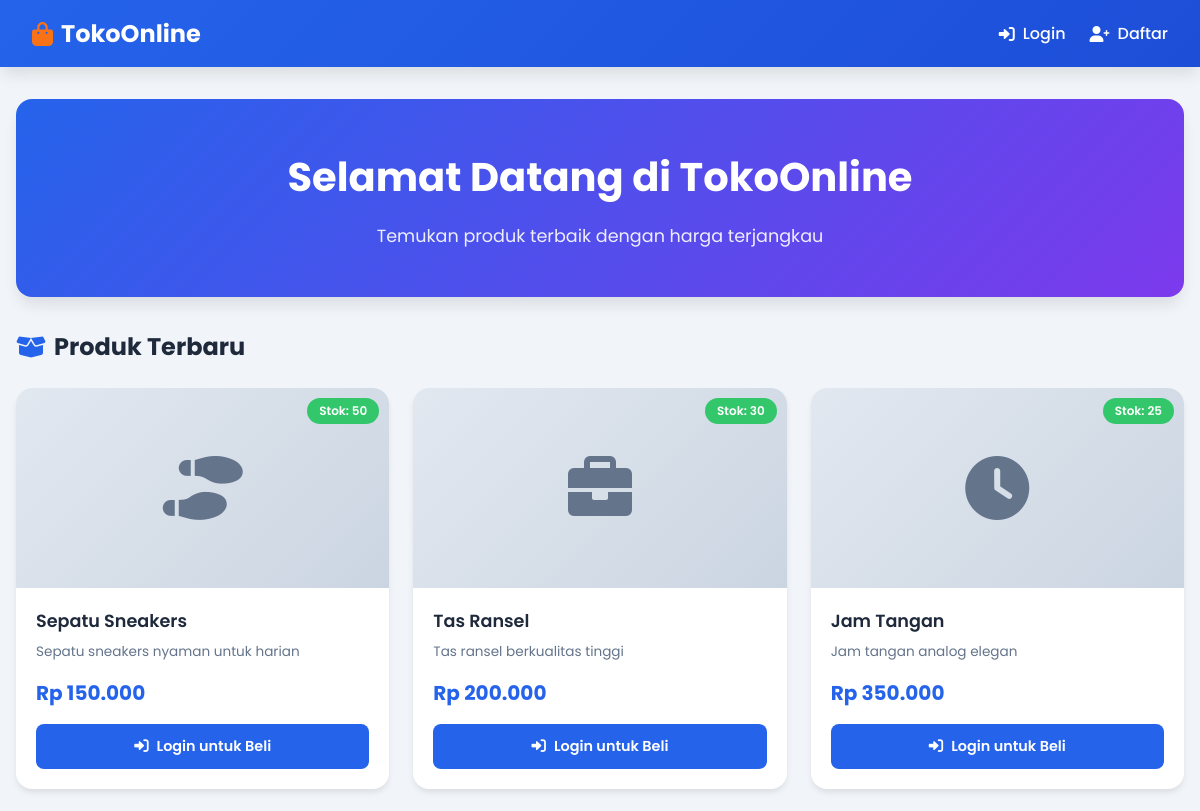
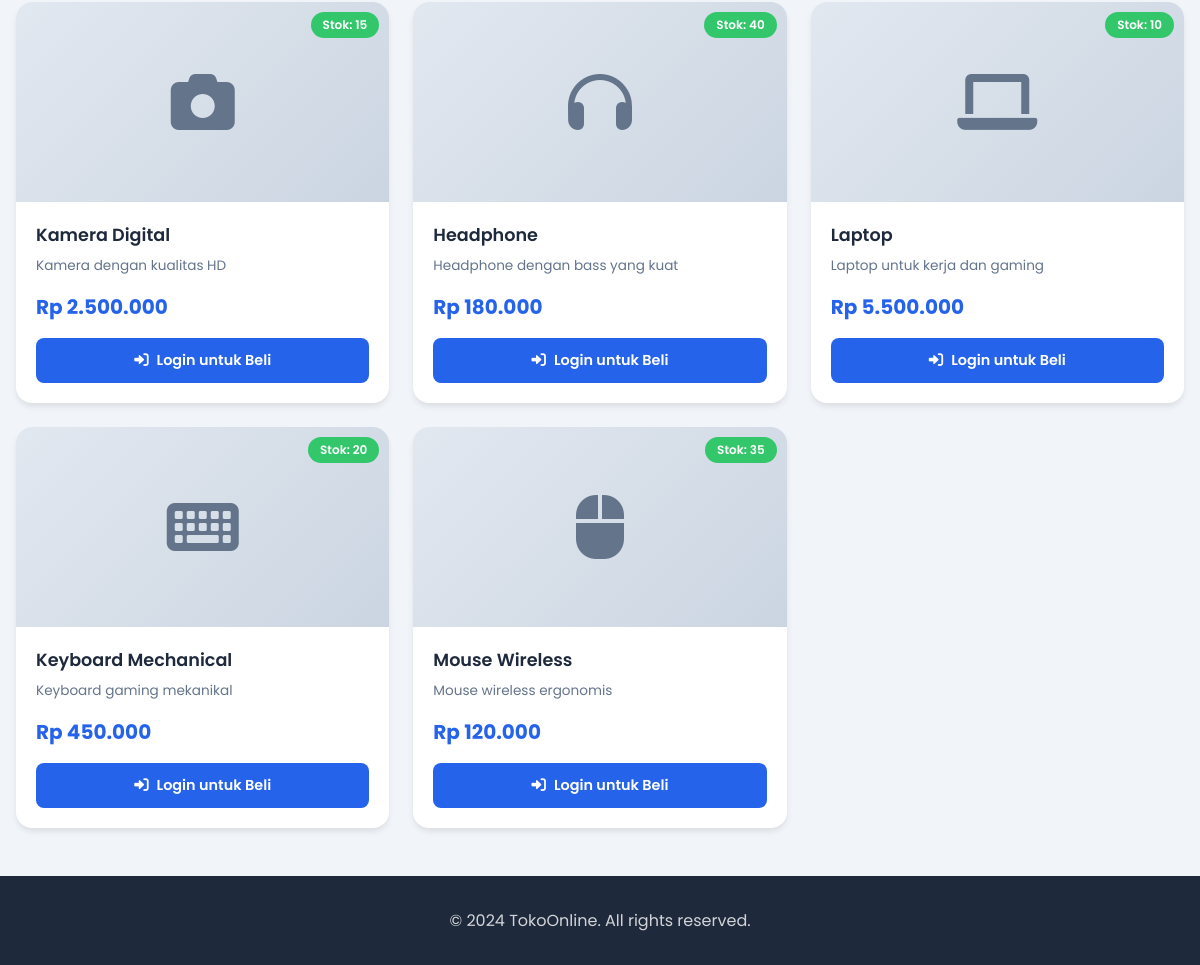
The page / on the database its author committed (2 pictures, top to bottom).
### tables this page shows
CREATE TABLE IF NOT EXISTS produk (
    id INT AUTO_INCREMENT PRIMARY KEY,
    nama_produk VARCHAR(100) NOT NULL,
    deskripsi TEXT,
    harga DECIMAL(10,2) NOT NULL,
    stok INT NOT NULL DEFAULT 0,
    gambar VARCHAR(255) DEFAULT 'default.png',
    created_at TIMESTAMP DEFAULT CURRENT_TIMESTAMP
);

### koneksi.php (called while the page is built, shortened)
<?php
function isLoggedIn() {
    return isset($_SESSION['user_id']);
}
function formatRupiah($angka) {
    return "Rp " . number_format($angka, 0, ',', '.');
}
?>

### index.php (the view, shortened to what this page needs)
<?php
require_once 'koneksi.php';
$stmt = $conn->query("SELECT * FROM produk ORDER BY created_at DESC");
$produk = $stmt->fetchAll();
?>
<!DOCTYPE html>
<html lang="id">
<head>
    <link rel="stylesheet" href="https://cdnjs.cloudflare.com/ajax/libs/font-awesome/6.0.0/css/all.min.css">
</head>
<body>
    <nav class="navbar">
        <div class="navbar-container">
            <a href="index.php" class="logo">
                <i class="fas fa-shopping-bag"></i>
                TokoOnline
            </a>
            <div class="nav-menu">
                <?php if (isLoggedIn()): ?>
                    <?php if (isAdmin()): ?>
                        <a href="admin.php" class="nav-link">
                            <i class="fas fa-cog"></i> Admin
                        </a>
                    <?php endif; ?>
                    <a href="keranjang.php" class="nav-link">
                        <i class="fas fa-shopping-cart"></i> Keranjang
                        <?php
                        $cartCount = 0;
                        if (isLoggedIn()) {
                            $stmt = $conn->prepare("SELECT SUM(jumlah) as total FROM keranjang WHERE user_id = ?");
                            $stmt->execute([$_SESSION['user_id']]);
                            $result = $stmt->fetch();
                            $cartCount = $result['total'] ?? 0;
                        }
                        ?>
                        <?php if ($cartCount > 0): ?>
                            <span class="cart-badge"><?= $cartCount ?></span>
                        <?php endif; ?>
                    </a>
                    <a href="transaksi.php" class="nav-link">
                        <i class="fas fa-receipt"></i> Transaksi
                    </a>
                    <a href="logout.php" class="nav-link">
                        <i class="fas fa-sign-out-alt"></i> Logout
                    </a>
                <?php else: ?>
                    <a href="login.php" class="nav-link">
                        <i class="fas fa-sign-in-alt"></i> Login
                    </a>
                    <a href="register.php" class="nav-link">
                        <i class="fas fa-user-plus"></i> Daftar
                    </a>
                <?php endif; ?>
            </div>
        </div>
    </nav>
    <div class="container">
        <div class="hero">
            <h1>Selamat Datang di TokoOnline</h1>
            <p>Temukan produk terbaik dengan harga terjangkau</p>
        </div>
        <h2 class="section-title">
            <i class="fas fa-box-open"></i> Produk Terbaru
        </h2>
        <div class="product-grid">
            <?php foreach ($produk as $p): ?>
                <div class="product-card">
                    <div class="product-image">
                        <?php if (!empty($p['gambar']) && file_exists('img/' . $p['gambar'])): ?>
                            <img src="img/<?= htmlspecialchars($p['gambar']) ?>" alt="<?= htmlspecialchars($p['nama_produk']) ?>">
                        <?php else: ?>
                        <?php
                        $icon = 'fa-box';
                        if (stripos($p['nama_produk'], 'sepatu') !== false) $icon = 'fa-shoe-prints';
                        elseif (stripos($p['nama_produk'], 'tas') !== false) $icon = 'fa-briefcase';
                        elseif (stripos($p['nama_produk'], 'jam') !== false) $icon = 'fa-clock';
                        elseif (stripos($p['nama_produk'], 'kamera') !== false) $icon = 'fa-camera';
                        elseif (stripos($p['nama_produk'], 'headphone') !== false) $icon = 'fa-headphones';
                        elseif (stripos($p['nama_produk'], 'laptop') !== false) $icon = 'fa-laptop';
                        elseif (stripos($p['nama_produk'], 'keyboard') !== false) $icon = 'fa-keyboard';
                        elseif (stripos($p['nama_produk'], 'mouse') !== false) $icon = 'fa-mouse';
                        ?>
                        <i class="fas <?= $icon ?>"></i>
                        <?php endif; ?>
                        <span class="stok-badge <?= $p['stok'] <= 0 ? 'habis' : '' ?>">
                            <?= $p['stok'] > 0 ? 'Stok: ' . $p['stok'] : 'Habis' ?>
                        </span>
                    </div>
                    <div class="product-info">
                        <h3 class="product-name"><?= htmlspecialchars($p['nama_produk']) ?></h3>
                        <p class="product-desc"><?= htmlspecialchars($p['deskripsi']) ?></p>
                        <div class="product-price"><?= formatRupiah($p['harga']) ?></div>
                        <?php if (isLoggedIn()): ?>
                            <?php if ($p['stok'] > 0): ?>
                                <a href="tambah_keranjang.php?id=<?= $p['id'] ?>" class="btn btn-primary">
                                    <i class="fas fa-cart-plus"></i> Tambah ke Keranjang
                                </a>
                            <?php else: ?>
                                <button class="btn btn-primary" disabled>
                                    <i class="fas fa-times"></i> Stok Habis
                                </button>
                            <?php endif; ?>
                        <?php else: ?>
                            <a href="login.php" class="btn btn-primary">
                                <i class="fas fa-sign-in-alt"></i> Login untuk Beli
                            </a>
                        <?php endif; ?>
                    </div>
                </div>
            <?php endforeach; ?>
        </div>
    </div>
    <footer class="footer">
        <p>&copy; 2024 TokoOnline. All rights reserved.</p>
    </footer>
</body>
</html>

### index.php (style rules this page uses)
:root { --primary: #2563eb; --primary-dark: #1d4ed8; --secondary: #f97316; --dark: #1e293b; --light: #f8fafc; --white: #ffffff; --gray: #64748b; --shadow: 0 4px 6px -1px rgba(0, 0, 0, 0.1); --shadow-lg: 0 10px 15px -3px rgba(0, 0, 0, 0.1); }
* { margin: 0; padding: 0; box-sizing: border-box; font-family: 'Poppins', sans-serif; }
body { background-color: #f1f5f9; min-height: 100vh; }
.navbar { background: linear-gradient(135deg, var(--primary) 0%, var(--primary-dark) 100%); padding: 1rem 2rem; position: sticky; top: 0; z-index: 1000; box-shadow: var(--shadow-lg); }
.navbar-container { max-width: 1200px; margin: 0 auto; display: flex; justify-content: space-between; align-items: center; }
.logo { color: var(--white); font-size: 1.5rem; font-weight: 700; text-decoration: none; display: flex; align-items: center; gap: 0.5rem; }
.logo i { color: var(--secondary); }
.nav-menu { display: flex; align-items: center; gap: 1.5rem; }
.nav-link { color: var(--white); text-decoration: none; font-weight: 500; transition: all 0.3s; display: flex; align-items: center; gap: 0.5rem; }
.container { max-width: 1200px; margin: 2rem auto; padding: 0 1rem; }
.hero { background: linear-gradient(135deg, var(--primary) 0%, #7c3aed 100%); border-radius: 1rem; padding: 3rem 2rem; margin-bottom: 2rem; color: var(--white); text-align: center; box-shadow: var(--shadow-lg); }
.hero h1 { font-size: 2.5rem; margin-bottom: 1rem; }
.hero p { font-size: 1.1rem; opacity: 0.9; }
.section-title { color: var(--dark); font-size: 1.5rem; margin-bottom: 1.5rem; display: flex; align-items: center; gap: 0.5rem; }
.section-title i { color: var(--primary); }
.product-grid { display: grid; grid-template-columns: repeat(auto-fill, minmax(280px, 1fr)); gap: 1.5rem; }
.product-card { background: var(--white); border-radius: 1rem; overflow: hidden; box-shadow: var(--shadow); transition: all 0.3s; position: relative; }
.product-image { width: 100%; height: 200px; background: linear-gradient(135deg, #e2e8f0 0%, #cbd5e1 100%); display: flex; align-items: center; justify-content: center; font-size: 4rem; color: var(--gray); position: relative; overflow: hidden; }
.stok-badge { position: absolute; top: 10px; right: 10px; background: rgba(34, 197, 94, 0.9); color: white; padding: 0.25rem 0.75rem; border-radius: 1rem; font-size: 0.75rem; font-weight: 600; }
.product-info { padding: 1.25rem; }
.product-name { font-size: 1.1rem; font-weight: 600; color: var(--dark); margin-bottom: 0.5rem; }
.product-desc { font-size: 0.85rem; color: var(--gray); margin-bottom: 1rem; display: -webkit-box; -webkit-line-clamp: 2; -webkit-box-orient: vertical; overflow: hidden; }
.product-price { font-size: 1.25rem; font-weight: 700; color: var(--primary); margin-bottom: 1rem; }
.btn { display: inline-flex; align-items: center; justify-content: center; gap: 0.5rem; padding: 0.75rem 1.5rem; border: none; border-radius: 0.5rem; font-weight: 600; cursor: pointer; transition: all 0.3s; text-decoration: none; font-size: 0.9rem; }
.btn-primary { background: var(--primary); color: var(--white); width: 100%; }
.footer { background: var(--dark); color: var(--white); padding: 2rem; text-align: center; margin-top: 3rem; }
.footer p { opacity: 0.8; }

### rows shown on the page
produk: stok "50", nama_produk "Sepatu Sneakers", deskripsi "Sepatu sneakers nyaman untuk harian", harga "Rp 150.000"
produk: stok "30", nama_produk "Tas Ransel", deskripsi "Tas ransel berkualitas tinggi", harga "Rp 200.000"
produk: stok "25", nama_produk "Jam Tangan", deskripsi "Jam tangan analog elegan", harga "Rp 350.000"
produk: stok "15", nama_produk "Kamera Digital", deskripsi "Kamera dengan kualitas HD", harga "Rp 2.500.000"
produk: stok "40", nama_produk "Headphone", deskripsi "Headphone dengan bass yang kuat", harga "Rp 180.000"
produk: stok "10", nama_produk "Laptop", deskripsi "Laptop untuk kerja dan gaming", harga "Rp 5.500.000"
produk: stok "20", nama_produk "Keyboard Mechanical", deskripsi "Keyboard gaming mekanikal", harga "Rp 450.000"
produk: stok "35", nama_produk "Mouse Wireless", deskripsi "Mouse wireless ergonomis", harga "Rp 120.000"
